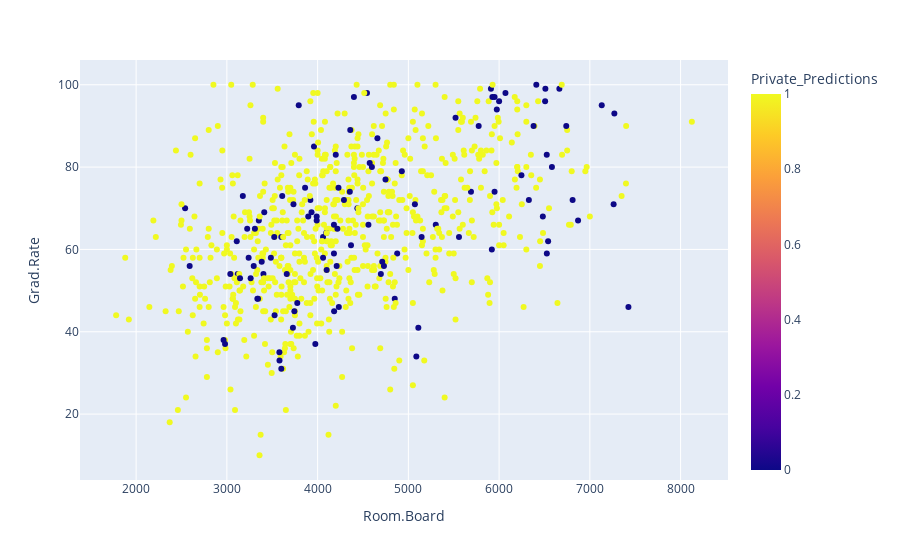

Notebook code cell kept with this figure:
### Code cell
px.scatter(df, "Room.Board", "Grad.Rate", color="Private_Predictions")
# May not be usefull as these to parameteres may not be correlated with the Private feature.
# See the classification report to get a true evaluation about the clustering method.

### Figure 1 — Plotly figure (JSON) as saved in the notebook; plotly's stock layout.template omitted (floating-point values rounded to 4 significant figures; data arrays with more than 128 entries replaced by an {"elided": "..."} marker saying what was removed)
{"data": [{"hoverlabel": {"namelength": 0}, "hovertemplate": "Room.Board=%{x}<br>Grad.Rate=%{y}<br>Private_Predictions=%{marker.color}", "legendgroup": "", "marker": {"color": {"elided": "777 int values"}, "coloraxis": "coloraxis", "symbol": "circle"}, "mode": "markers", "name": "", "showlegend": false, "type": "scatter", "x": {"elided": "777 int values"}, "xaxis": "x", "y": {"elided": "777 int values"}, "yaxis": "y"}], "layout": {"coloraxis": {"colorbar": {"title": {"text": "Private_Predictions"}}, "colorscale": [[0, "#0d0887"], [0.1111, "#46039f"], [0.2222, "#7201a8"], [0.3333, "#9c179e"], [0.4444, "#bd3786"], [0.5556, "#d8576b"], [0.6667, "#ed7953"], [0.7778, "#fb9f3a"], [0.8889, "#fdca26"], [1, "#f0f921"]]}, "legend": {"tracegroupgap": 0}, "margin": {"t": 60}, "xaxis": {"anchor": "y", "domain": [0, 1], "title": {"text": "Room.Board"}}, "yaxis": {"anchor": "x", "domain": [0, 1], "title": {"text": "Grad.Rate"}}}}
